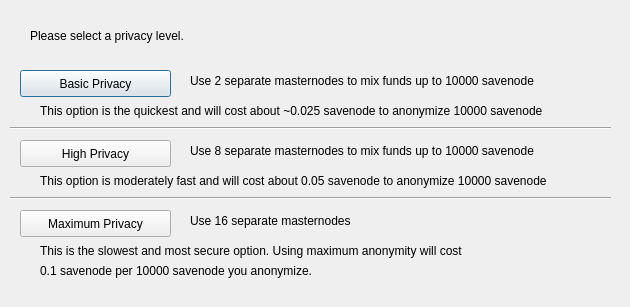
<?xml version="1.0" encoding="UTF-8"?>
<ui version="4.0">
 <class>ObfuscationConfig</class>
 <widget class="QDialog" name="ObfuscationConfig">
  <property name="geometry">
   <rect>
    <x>0</x>
    <y>0</y>
    <width>630</width>
    <height>307</height>
   </rect>
  </property>
  <property name="windowTitle">
   <string>Configure Obfuscation</string>
  </property>
  <widget class="QPushButton" name="buttonBasic">
   <property name="geometry">
    <rect>
     <x>20</x>
     <y>70</y>
     <width>151</width>
     <height>27</height>
    </rect>
   </property>
   <property name="text">
    <string>Basic Privacy</string>
   </property>
  </widget>
  <widget class="QPushButton" name="buttonHigh">
   <property name="geometry">
    <rect>
     <x>20</x>
     <y>140</y>
     <width>151</width>
     <height>27</height>
    </rect>
   </property>
   <property name="text">
    <string>High Privacy</string>
   </property>
  </widget>
  <widget class="QPushButton" name="buttonMax">
   <property name="geometry">
    <rect>
     <x>20</x>
     <y>210</y>
     <width>151</width>
     <height>27</height>
    </rect>
   </property>
   <property name="text">
    <string>Maximum Privacy</string>
   </property>
  </widget>
  <widget class="QLabel" name="label">
   <property name="geometry">
    <rect>
     <x>30</x>
     <y>20</y>
     <width>571</width>
     <height>31</height>
    </rect>
   </property>
   <property name="text">
    <string>Please select a privacy level.</string>
   </property>
  </widget>
  <widget class="QLabel" name="label_2">
   <property name="geometry">
    <rect>
     <x>190</x>
     <y>70</y>
     <width>421</width>
     <height>21</height>
    </rect>
   </property>
   <property name="text">
    <string>Use 2 separate masternodes to mix funds up to 10000 savenode</string>
   </property>
  </widget>
  <widget class="QLabel" name="label_3">
   <property name="geometry">
    <rect>
     <x>190</x>
     <y>140</y>
     <width>411</width>
     <height>21</height>
    </rect>
   </property>
   <property name="text">
    <string>Use 8 separate masternodes to mix funds up to 10000 savenode</string>
   </property>
  </widget>
  <widget class="QLabel" name="label_4">
   <property name="geometry">
    <rect>
     <x>190</x>
     <y>210</y>
     <width>421</width>
     <height>21</height>
    </rect>
   </property>
   <property name="text">
    <string>Use 16 separate masternodes</string>
   </property>
  </widget>
  <widget class="QLabel" name="label_6">
   <property name="geometry">
    <rect>
     <x>40</x>
     <y>100</y>
     <width>561</width>
     <height>21</height>
    </rect>
   </property>
   <property name="text">
    <string>This option is the quickest and will cost about ~0.025 savenode to anonymize 10000 savenode</string>
   </property>
  </widget>
  <widget class="QLabel" name="label_7">
   <property name="geometry">
    <rect>
     <x>40</x>
     <y>170</y>
     <width>561</width>
     <height>21</height>
    </rect>
   </property>
   <property name="text">
    <string>This option is moderately fast and will cost about 0.05 savenode to anonymize 10000 savenode</string>
   </property>
  </widget>
  <widget class="QLabel" name="label_8">
   <property name="geometry">
    <rect>
     <x>40</x>
     <y>240</y>
     <width>561</width>
     <height>21</height>
    </rect>
   </property>
   <property name="text">
    <string>This is the slowest and most secure option. Using maximum anonymity will cost</string>
   </property>
  </widget>
  <widget class="QLabel" name="label_9">
   <property name="geometry">
    <rect>
     <x>40</x>
     <y>260</y>
     <width>561</width>
     <height>21</height>
    </rect>
   </property>
   <property name="text">
    <string>0.1 savenode per 10000 savenode you anonymize.</string>
   </property>
  </widget>
  <widget class="Line" name="line">
   <property name="geometry">
    <rect>
     <x>10</x>
     <y>120</y>
     <width>601</width>
     <height>16</height>
    </rect>
   </property>
   <property name="orientation">
    <enum>Qt::Horizontal</enum>
   </property>
  </widget>
  <widget class="Line" name="line_2">
   <property name="geometry">
    <rect>
     <x>10</x>
     <y>190</y>
     <width>601</width>
     <height>16</height>
    </rect>
   </property>
   <property name="orientation">
    <enum>Qt::Horizontal</enum>
   </property>
  </widget>
 </widget>
 <resources/>
 <connections/>
</ui>
